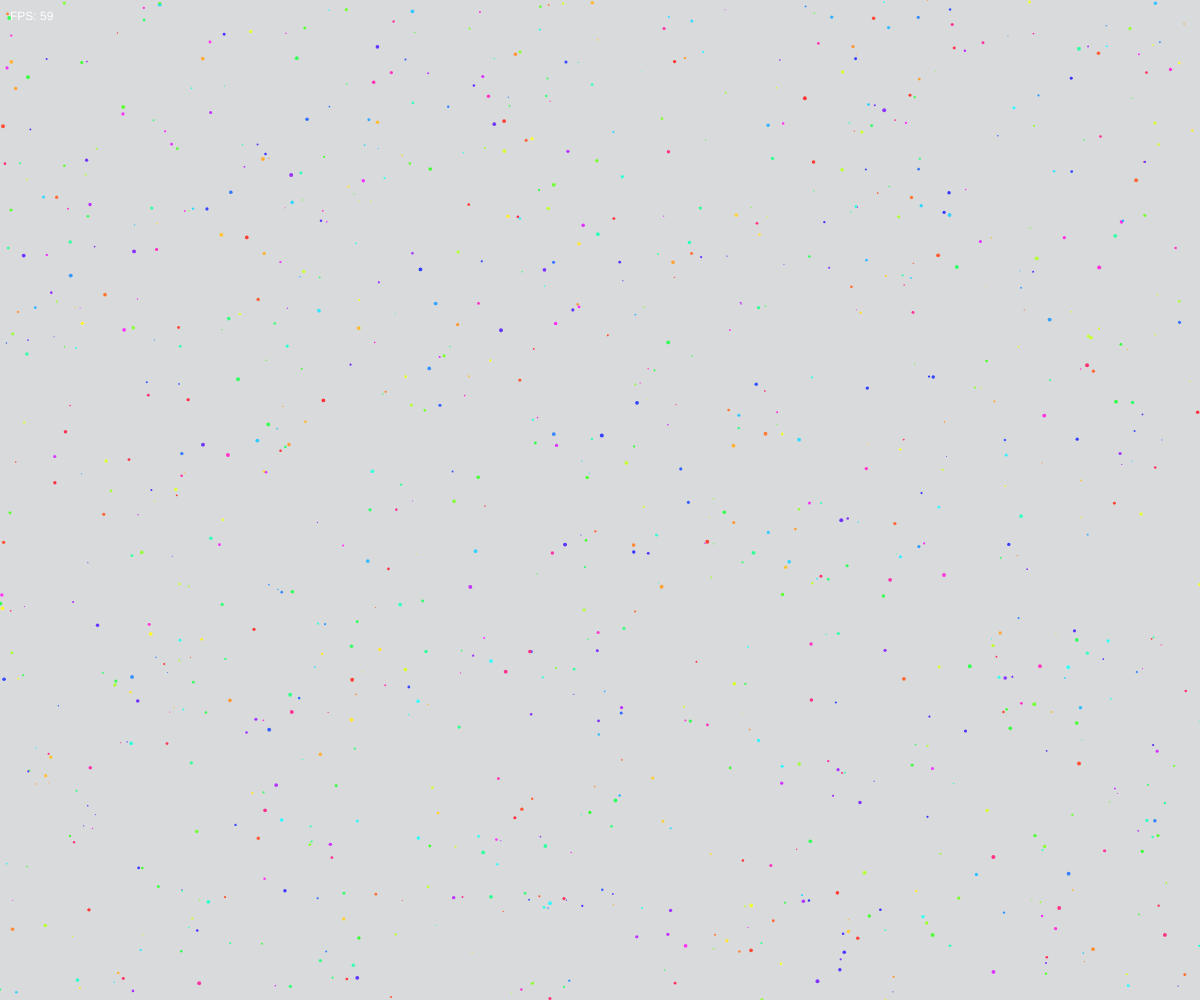
Frame 1 (no input)
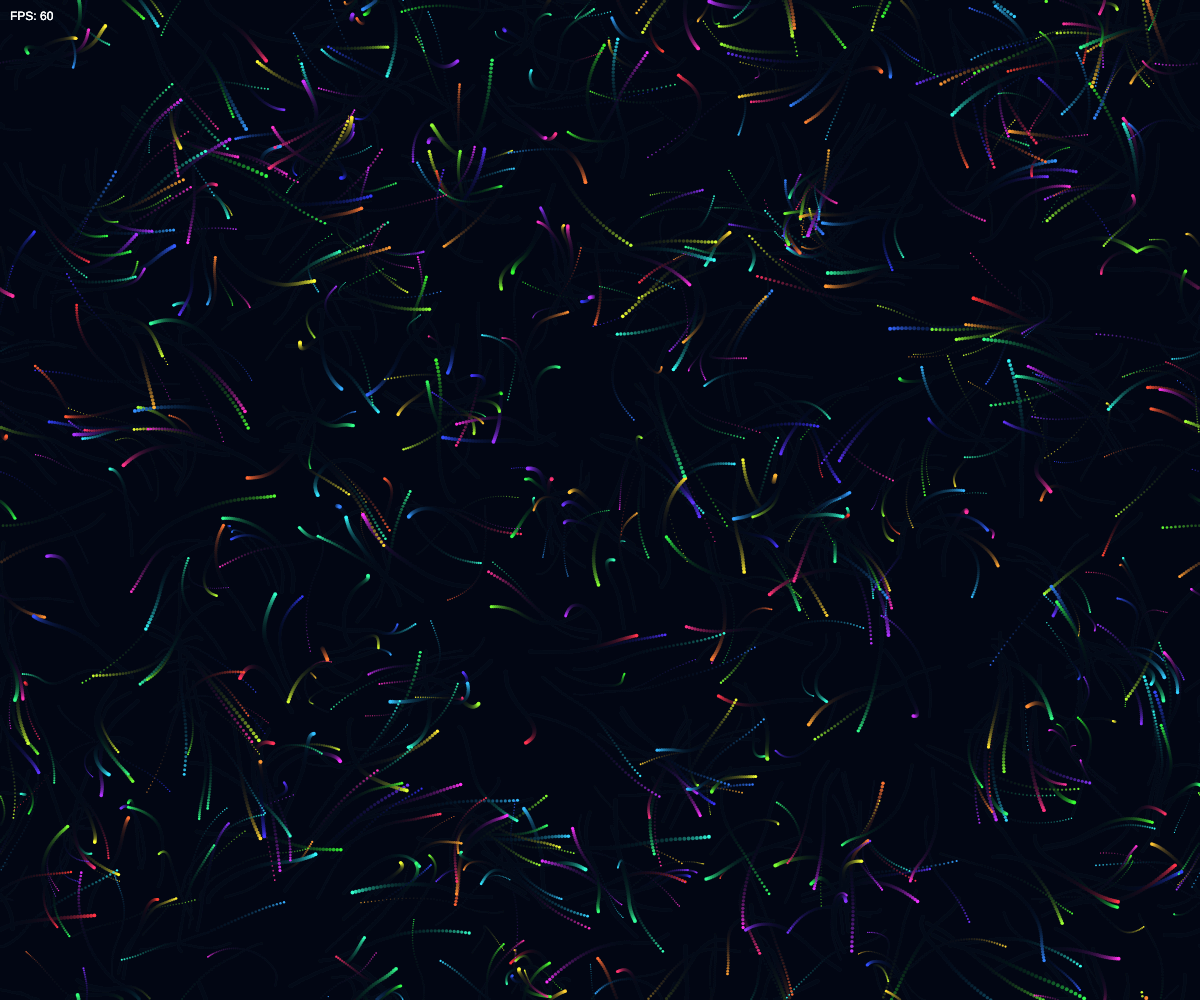
Frame 60 (no input)
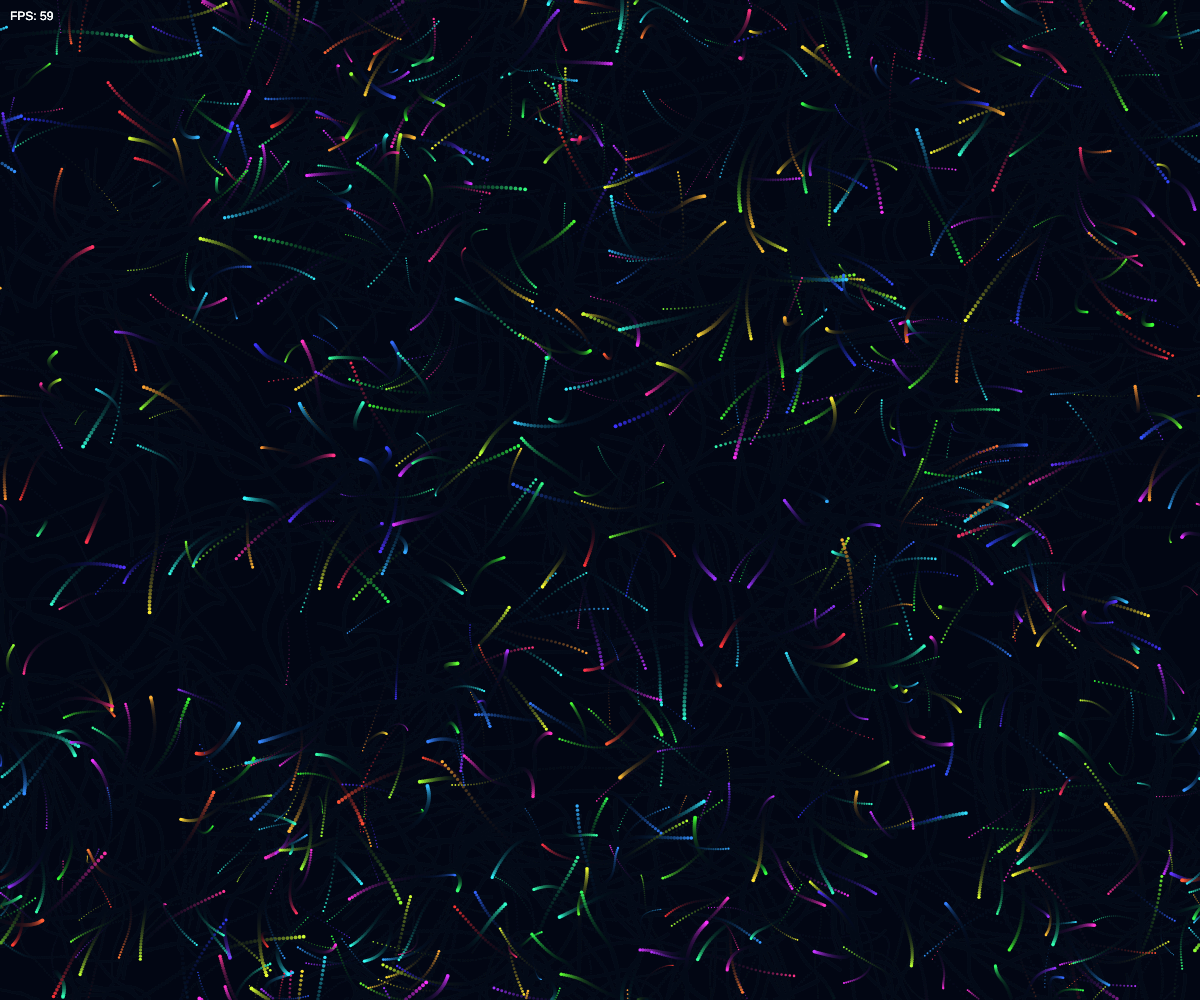
Frame 120 (the mouse pressed at the canvas centre since frame 60)

The p5.js sketch that drew these frames (run headless with seeded random() and noise() and a simulated clock; from frame 60 on, the mouse is pressed at the canvas centre):

// p5.js sketch
// ── sketch.js
/*
This code creates a particle system where particles move according to a flow field generated by Perlin noise. The particles have properties 
like position, velocity, acceleration, and color, and they follow the flow field, creating visually appealing patterns.
*/

/*
particles: An array to store all the particle objects.
flowField: A 2D array to store the flow vectors.
numParticles: The number of particles in the system.
cols, rows: The number of columns and rows in the flow field.
flowScale: The scale of the flow field, determining the size of each cell in the grid.
hueOffset: A variable to shift the hue of the particles over time.
zoff: A variable to control the third dimension in Perlin noise, allowing the flow field to change over time.

*/



let particles = [];
let flowField = [];
let numParticles = 1000;
let cols, rows;
let flowScale = 20;
let hueOffset = 0;
let zoff = 0;


/*
createCanvas(windowWidth, windowHeight): Creates a canvas that fills the browser window.

pixelDensity(1): Sets the pixel density to 1, ensuring the sketch looks the same on all displays.

colorMode(HSB, 360, 100, 100, 100): Sets the color mode to HSB (Hue, Saturation, Brightness) with a range of 360 for hue and 100 for saturation, brightness, and alpha.

cols = floor(width / flowScale): Calculates the number of columns in the flow field based on the canvas width and flow scale.

rows = floor(height / flowScale): Calculates the number of rows in the flow field based on the canvas height and flow scale.

Initializes the flowField as a 2D array with cols columns and rows rows.

Creates numParticles particles and stores them in the particles array.

Calls updateFlowField to generate the initial flow field.



*/


function setup() {
  createCanvas(windowWidth, windowHeight);
  pixelDensity(1);
  colorMode(HSB, 360, 100, 100, 100);
  
  cols = floor(width / flowScale);
  rows = floor(height / flowScale);
  
  // Initialize flow field
  for (let i = 0; i < cols; i++) {
    flowField[i] = new Array(rows);
  }
  
  // Create particles
  for (let i = 0; i < numParticles; i++) {
    particles[i] = new Particle();
  }
  
  // Generate initial flow field
  updateFlowField();
}

function draw() {
  background(230, 80, 10, 15);
  
  // Update flow field periodically
  if (frameCount % 30 === 0) {
    updateFlowField();
  }
  
  // Update and display particles
  for (let particle of particles) {
    particle.follow(flowField);
    particle.update();
    particle.display();
  }
  
  // Slowly shift hue over time
  hueOffset += 0.1;
  if (hueOffset > 360) hueOffset -= 360;
  
  // Display FPS
  fill(0, 0, 100);
  text(`FPS: ${floor(frameRate())}`, 10, 20);
}

/*
noiseScale = 0.1: Sets the scale for the Perlin noise function.
noiseSeed(random(10000)): Seeds the noise function with a random value to create different patterns each time. ** Change here
Iterates over each cell in the flow field, calculates a noise-based angle, and creates a vector from that angle.
zoff += 0.01: Increments zoff to change the noise pattern over time.


*/



function updateFlowField() {
  let noiseScale = 0.1;
  noiseSeed(random(10000000));
  
  for (let i = 0; i < cols; i++) {
    for (let j = 0; j < rows; j++) {
      let angle = noise(i * noiseScale, j * noiseScale, zoff) * TWO_PI * 4;
      let v = p5.Vector.fromAngle(angle);
      v.setMag(1);
      flowField[i][j] = v;
    }
  }
  
  zoff += 0.01;
}

class Particle {
  constructor() {
    this.pos = createVector(random(width), random(height));
    this.vel = createVector(0, 0);
    this.acc = createVector(0, 0);
    this.maxSpeed = random(2, 5);
    this.size = random(1, 4);
    this.hue = random(360);
    this.lifespan = 255;
  }
  
  follow(flowField) {
    let x = constrain(floor(this.pos.x / flowScale), 0, cols - 1);
    let y = constrain(floor(this.pos.y / flowScale), 0, rows - 1);
    let force = flowField[x][y].copy();
    force.mult(0.1);
    this.applyForce(force);
  }
  
  applyForce(force) {
    this.acc.add(force);
  }
  
  update() {
    this.vel.add(this.acc);
    this.vel.limit(this.maxSpeed);
    this.pos.add(this.vel);
    this.acc.mult(0);
    
    // Wrap around edges
    this.pos.x = (this.pos.x + width) % width;
    this.pos.y = (this.pos.y + height) % height;
    
    // Slowly change particle hue and decrease lifespan
    this.hue = (this.hue + 0.2) % 360;
    this.lifespan -= 1;
    
    // Reset particle if lifespan is over
    if (this.lifespan < 0) {
      this.reset();
    }
  }
  
  reset() {
    this.pos = createVector(random(width), random(height));
    this.vel = createVector(0, 0);
    this.acc = createVector(0, 0);
    this.lifespan = 255;
  }
  
  display() {
    noStroke();
    let finalHue = (this.hue + hueOffset) % 360;
    fill(finalHue, 80, 100, this.lifespan);
    ellipse(this.pos.x, this.pos.y, this.size);
  }
}

function windowResized() {
  resizeCanvas(windowWidth, windowHeight);
  cols = floor(width / flowScale);
  rows = floor(height / flowScale);
  updateFlowField();
}
